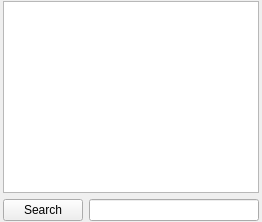
               <widget class="QWidget" name="tab_20">
                <attribute name="title">
                 <string>Response HTML</string>
                </attribute>
                <layout class="QGridLayout" name="gridLayout_7">
                 <property name="leftMargin">
                  <number>3</number>
                 </property>
                 <property name="topMargin">
                  <number>1</number>
                 </property>
                 <property name="rightMargin">
                  <number>3</number>
                 </property>
                 <property name="bottomMargin">
                  <number>1</number>
                 </property>
                 <item row="1" column="0">
                  <layout class="QHBoxLayout" name="horizontalLayout_5">
                   <item>
                    <widget class="QPushButton" name="pushButton_6">
                     <property name="toolTip">
                      <string>&lt;html&gt;&lt;head&gt;&lt;meta name=&quot;qrichtext&quot; content=&quot;1&quot; /&gt;&lt;style type=&quot;text/css&quot;&gt;
p, li { white-space: pre-wrap; }
&lt;/style&gt;&lt;/head&gt;&lt;body style=&quot; font-family:'MS Shell Dlg 2'; font-size:8.25pt; font-weight:400; font-style:normal;&quot;&gt;
&lt;p style=&quot; margin-top:0px; margin-bottom:0px; margin-left:0px; margin-right:0px; -qt-block-indent:0; text-indent:0px;&quot;&gt;&lt;span style=&quot; font-size:10pt;&quot;&gt;Search in the content of the response, for a word, regexp, etc.&lt;/span&gt;&lt;/p&gt;&lt;/body&gt;&lt;/html&gt;</string>
                     </property>
                     <property name="text">
                      <string>Search</string>
                     </property>
                     <property name="icon">
                      <iconset>
                       <normaloff>images/Icons/Search.png</normaloff>images/Icons/Search.png</iconset>
                     </property>
                    </widget>
                   </item>
                   <item>
                    <widget class="QLineEdit" name="lineEdit_4"/>
                   </item>
                  </layout>
                 </item>
                 <item row="0" column="0">
                  <widget class="QTextEdit" name="textHtml">
                   <property name="sizePolicy">
                    <sizepolicy hsizetype="Minimum" vsizetype="Minimum">
                     <horstretch>0</horstretch>
                     <verstretch>0</verstretch>
                    </sizepolicy>
                   </property>
                  </widget>
                 </item>
                </layout>
               </widget>
